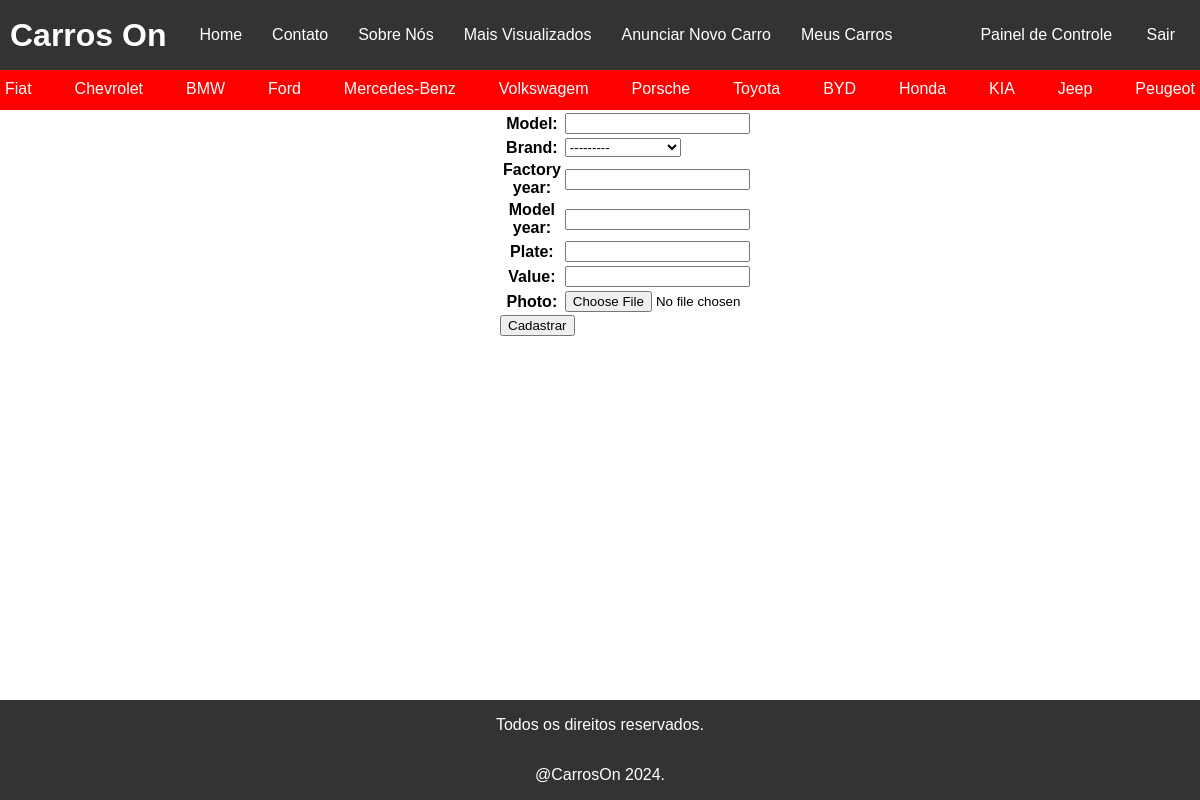
Page /user_register_car/ (signed in) on the committed database.
### cars/models.py (models this page shows)
class Brand(models.Model):  # Criacao de um banco de dados para marcas do carro
    id = models.AutoField(primary_key=True)
    name = models.CharField(max_length=200, blank=False, null=False)
    def __str__(self):
        return self.name  # Modificando a representação dos objetos para o atributo name

### cars/views.py (the view, shortened to what this page needs)
# urls.py: path('user_register_car/', UserRegisterNewCar.as_view(), name="u_register_car"),
@method_decorator(login_required(login_url='/login/'), name='dispatch')  # Adiciona um decorador para o methodo dispatch
class UserRegisterNewCar(CreateView):  # A create view é utilizada para as CBV's que a principal finalidade é criar objetos em um BD
    model = Car  # Modelo que será criado os objetos
    form_class = RegisterNewCarByUserForm  # Formulario responsavel pela criação do objeto
    template_name = 'user_register_car.html'
    success_url = reverse_lazy('cars_list')
    def get_context_data(self, **kwargs):
        context = super().get_context_data()
        context['car_brands'] = Brand.objects.all()
        return context

### cars/forms.py (shortened to what this page needs)
class RegisterNewCarByUserForm(forms.ModelForm):  # Criando classe que herda de ModelForm
    class Meta:  # Editando a classe meta
        model = Car  # Passando qual o model está associado a esse ModelForm
        fields = "__all__"  # Capturando todos os campos de model para o formulario

### cars/templates/user_register_car.html (shortened to what this page needs)
{% extends 'base.html' %}
{% block styles %}
    {{ block.super }}
{% endblock %}
{% block content %}
    <main>
        {% if user.is_authenticated %}
            <form method="POST" enctype="multipart/form-data">
                <table>
                    {{ form.as_table }}
                </table>
                    <input class="btn-primary" type="submit" value="Cadastrar">
            </form>
        {% else %}
        <p class="advice-register-car">Para cadastrar um carro você precisa fazer login em sua conta.</p>
        {% endif %}
    </main>
{% endblock %}

### app/templates/base.html (shortened to what this page needs)
<!DOCTYPE html>
{% load static %}
<html lang="pt-br">
<head>
    {% block styles %}
        <link rel="stylesheet" type="text/css" href="{% static '/css/index.css' %}">
    {% endblock %}
</head>
<body>
    <header>
        <h1 class="titulo">Carros On</h1>
        <nav class="lista-de-navegacao">
           <a class="item-nav" href="/">Home</a>
            <a class="item-nav" href="/">Contato</a>
            <a class="item-nav" href="/">Sobre Nós</a>
            <a class="item-nav" href="/top_views/">Mais Visualizados</a>
            {% if user.is_authenticated %}
                <a class="item-nav" href="/user_register_car">Anunciar Novo Carro</a>
                <a class="item-nav" href="/my_cars">Meus Carros</a>
            {% endif %}
        </nav>
    <ul>
        {% if request.user.is_authenticated %}
            <li class="lista-cabecalho"><a class="item-login" href="/">Painel de Controle</a></li>
            <li class="lista-cabecalho"><a class="item-login" href="/logout">Sair</a></li>
        {% else %}
             <li class="lista-cabecalho"><a class="item-login" href="/login">Entrar</a></li>
            <li class="lista-cabecalho"><a class="item-login" href="/create_user">Cadastrar</a></li>
        {% endif %}
    </ul>
    </header>
    <div class="marcas">
        {% for brand in car_brands %}
            <a class="marca" href="{% url 'list_by_brand' brand.id %}">{{ brand.name }}</a>
        {% endfor %}
    </div>
    <main>
        {% block content %}
        {% endblock %}
    </main>
    <footer class="rodape">
        <p class="item-rodape">Todos os direitos reservados.</p>
        <p class="item-rodape">@CarrosOn {% now "Y" %}.</p>
    </footer>
</body>
</html>

### static/css/index.css (style rules this page uses)
body { margin: 0; font-family: Arial, sans-serif; display: flex; flex-direction: column; min-height: 100vh; }
header { background-color: #333; padding: 10px; display: flex; justify-content: space-between; align-items: center; }
.titulo { color: white; margin: 0; }
.lista-de-navegacao { display: flex; justify-content: start; }
.item-nav, .item-login { color: white; text-decoration: none; margin: 0 15px; }
.lista-cabecalho { list-style: none; }
ul li { display: inline-block; }
form { margin: 0px 500px; }
.marcas { display: flex; background-color: red; color: white; height: 40px; justify-content: space-between; }
.marca { text-decoration: none; color: white; margin: 10px 5px; }
.rodape { display: grid; background-color: #333; text-align: center; }
.item-rodape { color: white; }
main { flex: 1; }
footer { margin-top: auto; }

### rows in the picture
Brand: name "Fiat"
Brand: name "Chevrolet"
Brand: name "BMW"
Brand: name "Ford"
Brand: name "Mercedes-Benz"
Brand: name "Volkswagem"
Brand: name "Porsche"
Brand: name "Toyota"
Brand: name "BYD"
Brand: name "Honda"
Brand: name "KIA"
Brand: name "Jeep"
Brand: name "Peugeot"
